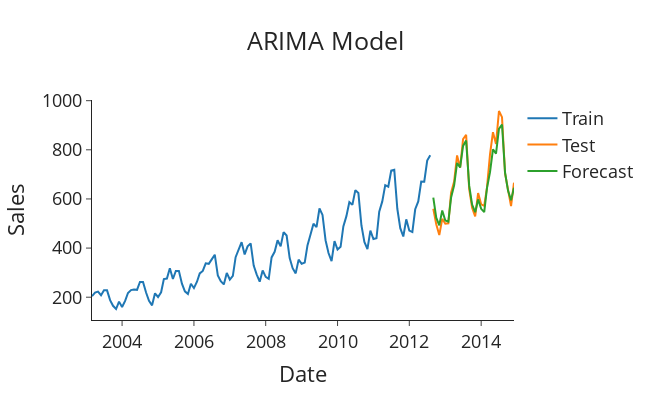

Write notebook code for a chart like this one.
### Code cell
def plot_forecasts_arima_dont_we_deserve_an_A(forecasts_arima: list[float],title: str) -> None:
    """Function to plot the forecasts."""
    fig = go.Figure()
    fig.add_trace(go.Scatter(x=train_arima_is_so_fun['Month-Year'], y=train_arima_is_so_fun['Number_Trucks_Sold'], name= 'Train'))
    fig.add_trace(go.Scatter(x=test_arima_is_so_fun['Month-Year'], y=test_arima_is_so_fun['Number_Trucks_Sold'], name='Test'))
    fig.add_trace(go.Scatter(x=test_arima_is_so_fun['Month-Year'], y=forecasts_arima, name='Forecast'))
    fig.update_layout(template="simple_white", font=dict(size=18), title_text=title,
                      width=650, title_x=0.5, height=400, xaxis_title='Date', yaxis_title='Sales')
    return fig.show()

# Plot the forecasts
plot_forecasts_arima_dont_we_deserve_an_A(forecasts_arima, 'ARIMA Model')
